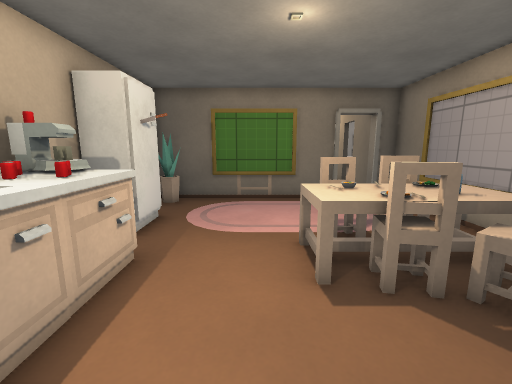
View 1 (above)

16 first-person views from a walk through a 3-D level made in the Godot game engine. The camera is 1.3 m above the floor, tilts 10° down and sees 90° across. The floor is counted in squares, 0.5 m on a side. Each view is taken from the middle of a square. On the plan, view 1 faces up. The plan holds only what a view shows up to about 18 squares ahead; the rest is blank. The place goes on beyond the plan. Door leaves are left out where a doorway can be walked through. Some surface patterns are stand-ins.

View 2
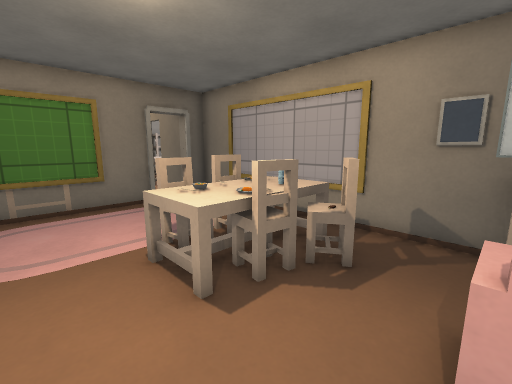

View 3
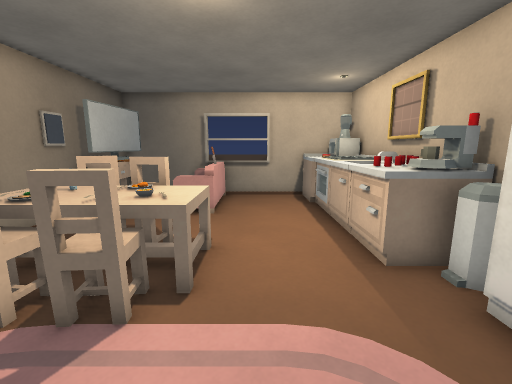

View 4
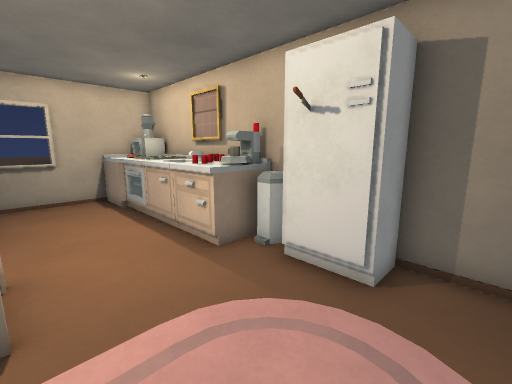

View 5
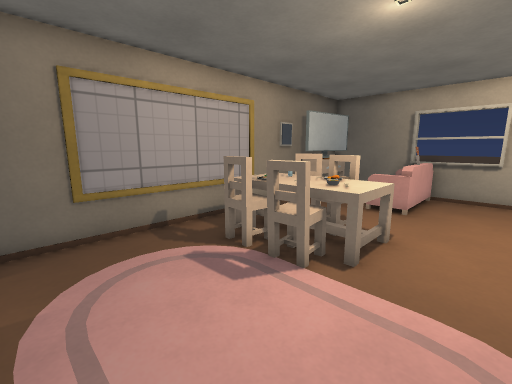

View 6
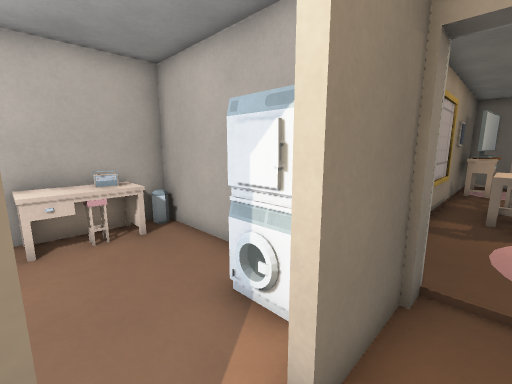

View 7
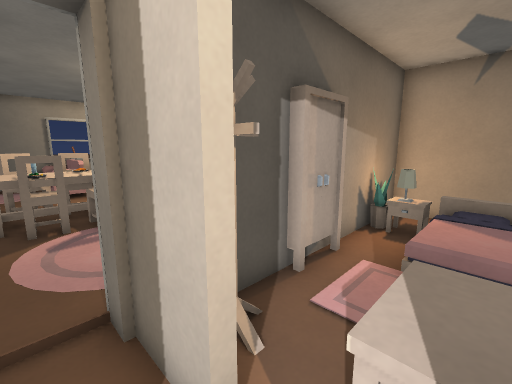

View 8
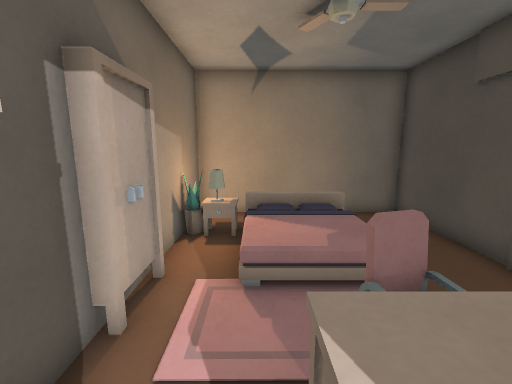

View 9
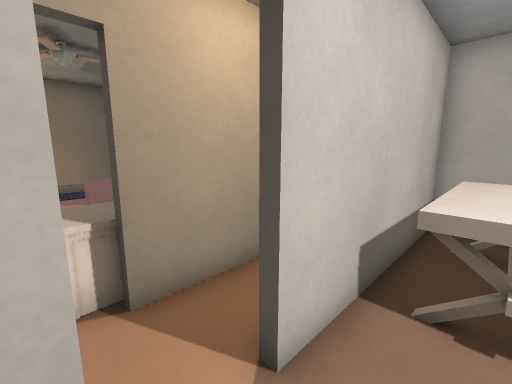

View 10
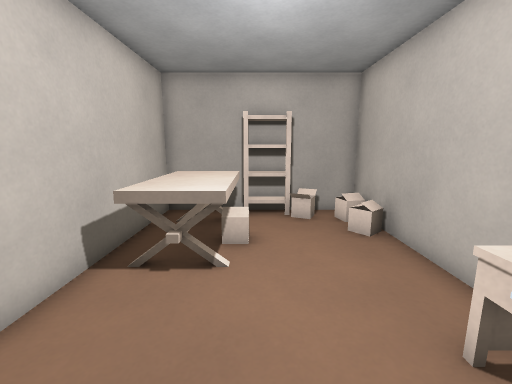

View 11
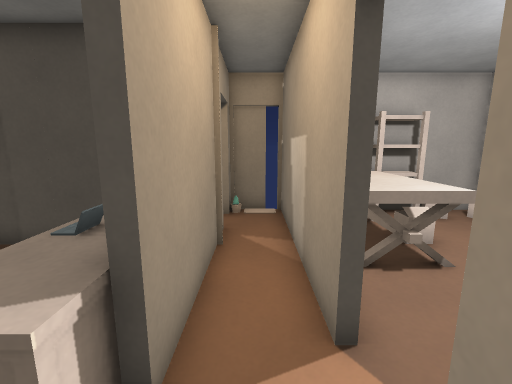

View 12
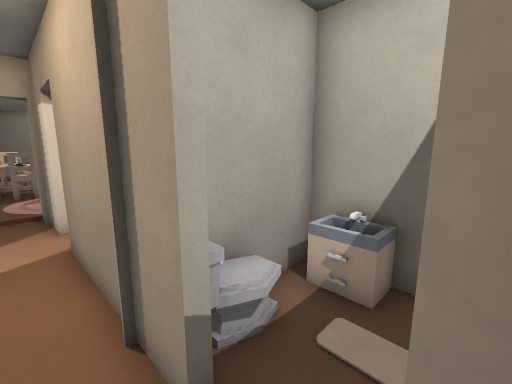

View 13
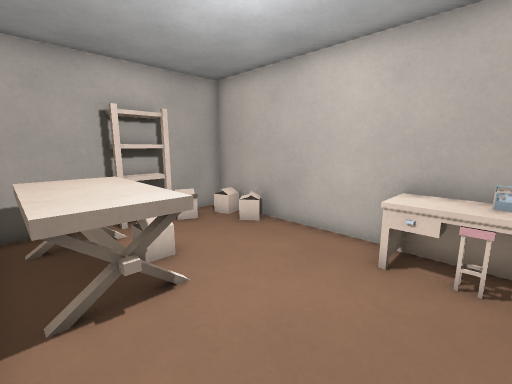

View 14
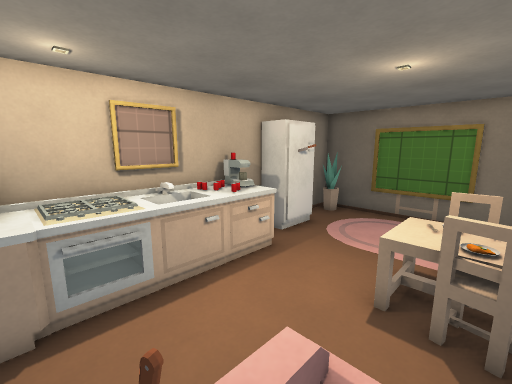

View 15
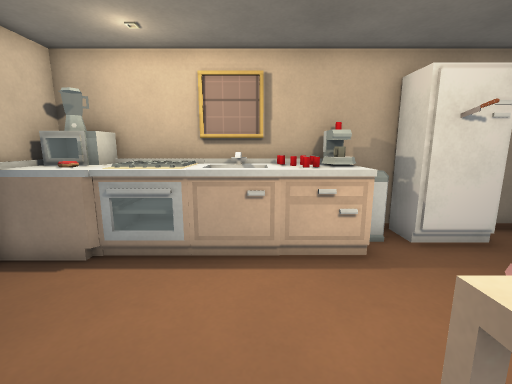

View 16
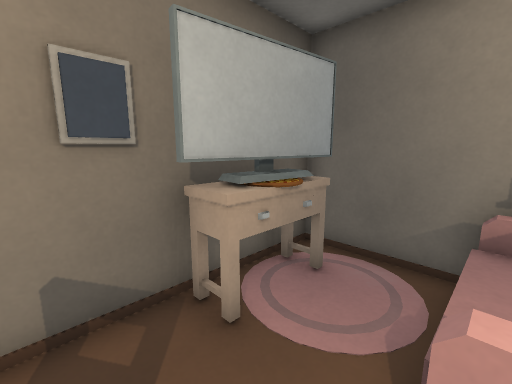

### Floor plan
Key: @ floor where view 1 was taken; # wall or solid block; . main floor; : floor 0.5 m higher than the main floor; D door; = window, fence, low wall or low ledge; v drop or lower ground; P plant; F fridge; C chair; T table; M machine; S sink; A sofa; B TV; I bin; E stove; R microwave; K desk; G radio; H bed; L lamp; J rack; N bookshelf; Q laptop; U toilet; O other object.
Columns run from 6 left of view 1 to 14 right of it. Each row starts with its distance up from view 1.
 26           ###OOONNOOO
 25           O.#   N# OO
 24       #=....#   ....#
 23       #=....# OO....#
 22 #D########U.# OO....O
 21 #  ..    ##.# OO....O
 20 #   ...   #.# Ov....O
 19 # H  .. QQ#.#.......O
 18 # H  O.CQQ#........KO
 17 # H  O.CKK#........KK
 16 #.HOOO..KK..#......GK
 15 #.LL.....J#.#OO....KO
 14 #####DD##J#.#OOOOOOOI
 13  ####DD####DD#
 12  #P..........#
 11  #...........#
 10  #...........#
  9  #FF.........#
  8  #F#....CCC..#
  7  #I.....CCCC.#
  6  #IO...TTTTT.#
  5  #MO...TTTTT.#
  4  #OO.....CCC.#
  3  #SS......C..#
  2  #SS.........#
  1  #SS....=A..B#
  0  #EE..@.=:.=B#
 -1  #RE....=:..B#
 -2  #RO....=:..B#
 -3  #####==######

Where each view was taken, in squares from view 1:
view 1: 0 up, 0 right, facing up
view 2: 1 up, 1 left, facing up-right
view 3: 11 up, 0 right, facing down
view 4: 11 up, 1 right, facing down-left
view 5: 12 up, 1 left, facing down-right
view 6: 18 up, 5 right, facing down-right
view 7: 17 up, 5 right, facing down-left
view 8: 16 up, 4 right, facing left
view 9: 16 up, 8 right, facing up-left
view 10: 15 up, 10 right, facing up
view 11: 15 up, 5 right, facing up
view 12: 25 up, 5 right, facing down-left
view 13: 16 up, 7 right, facing up-right
view 14: 1 down, 3 right, facing up-left
view 15: 3 up, 3 right, facing left
view 16: 3 up, 3 right, facing down-right
